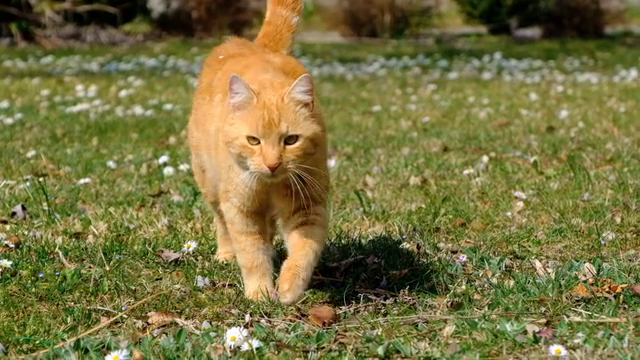
#> input picture frame 38 of vtest.mp4, 640 x 360 px, given in place of monitoring_720p.avi, which was not available
$ jupyter execute chap161.ipynb   (text cells are left out)
#> lines starting #> are read from the running program, lines starting #| are printed output that depends on the picture; after the words box and inside, x2 and y2 are one past the last pixel; in counts of white or black regions, pixels touching at a corner belong together; pictures that were not available may be replaced by others from this repository, and a replacement may not be noted
[cell 1]
import numpy as np
import cv2
from matplotlib import pyplot as plt

[cell 2]
cap = cv2.VideoCapture('monitoring_720p.avi')

[cell 3]
# take first frame of the video
ret,frame = cap.read()
#> frame is the input picture: shape (360, 640, 3); mean B, G, R 64.4, 114.4, 120.5

[cell 4]
print(ret)
#| True

[cell 5]
plt.figure(figsize = (15,15))
plt.imshow(frame)
plt.show()

[cell 6]
# setup initial location of window
r,h,c,w = 150,76,594,72 # simply hardcoded the values
track_window = (c,r,w,h)

[cell 7]
# set up the ROI for tracking
roi = frame[r:r+h, c:c+w]
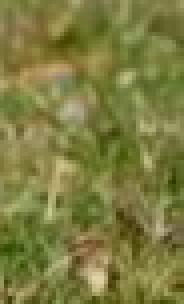
#> roi: shape (76, 46, 3) (shown 4 times larger); mean B, G, R 63.9, 124.4, 125
plt.imshow(roi)
plt.show()

[cell 8]
hsv_roi = cv2.cvtColor(roi, cv2.COLOR_BGR2HSV)
#> hsv_roi: shape (76, 46, 3); mean H, S, V 29.8, 132.8, 128.7

[cell 9]
# set up the ROI for tracking
plt.imshow(hsv_roi)
plt.show()

[cell 10]
mask = cv2.inRange(hsv_roi, np.array((0., 60., 32.)), np.array((180., 255., 255.)))
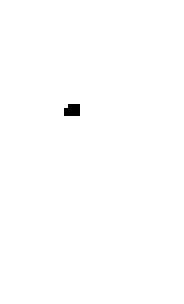
#> mask: shape (76, 46) (shown 4 times larger); 99.7% white; black in thin lines or dots, all inside (x1, y1, x2, y2) = (16, 26, 20, 29)

[cell 11]
plt.imshow(mask)
plt.show()

[cell 12]
roi_hist = cv2.calcHist([hsv_roi], [0], mask, [180], [0,180])
#> roi_hist = 180 values, max 400 at index 32, min 0 at index 0, mean 19.36
plt.plot(roi_hist, color = 'b')
plt.xlim([0,180])
plt.show()
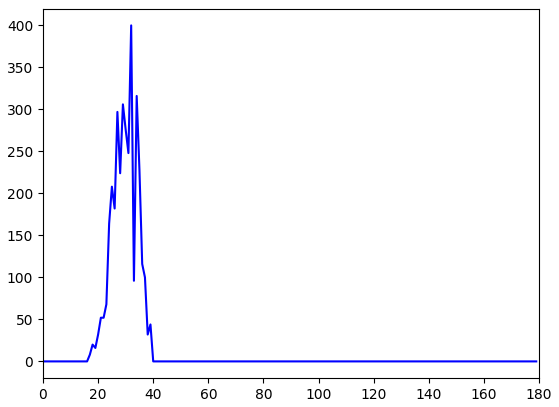
#> figure drawn by matplotlib, 1 panel; curve peaks at x = 32, y = 400

[cell 13]
roi_hist = cv2.normalize(roi_hist, roi_hist, 0, 255, cv2.NORM_MINMAX)
#> roi_hist = 180 values, max 255 at index 32, min 0 at index 0, mean 12.34
plt.plot(roi_hist, color = 'b')
plt.xlim([0,180])
plt.show()
#> figure, not shown here; curve peaks at x = 32, y = 255

[cell 14]
# Setup the termination criteria, either 10 iteration or move by atleast 1 pt
term_crit = ( cv2.TERM_CRITERIA_EPS | cv2.TERM_CRITERIA_COUNT, 10, 1 )

[cell 15]
while(1):
    ret ,frame = cap.read()
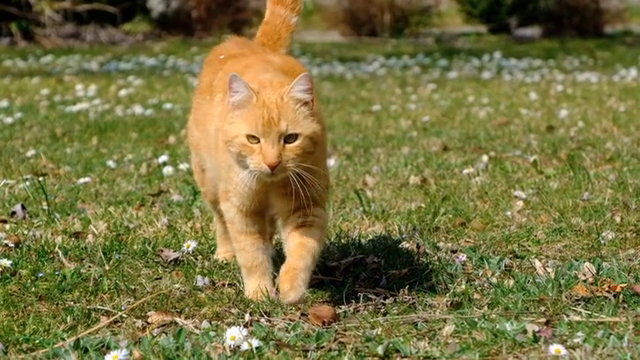
#> input picture frame 39 of vtest.mp4, 640 x 360 px, given in place of monitoring_720p.avi, which was not available
#> frame is the input picture: shape (360, 640, 3); mean B, G, R 64.9, 114.8, 121.1
    if ret == True:
        hsv = cv2.cvtColor(frame, cv2.COLOR_BGR2HSV)
#> hsv: shape (360, 640, 3); mean H, S, V 28.4, 132.9, 125.1
        dst = cv2.calcBackProject([hsv],[0],roi_hist,[0,180],1)
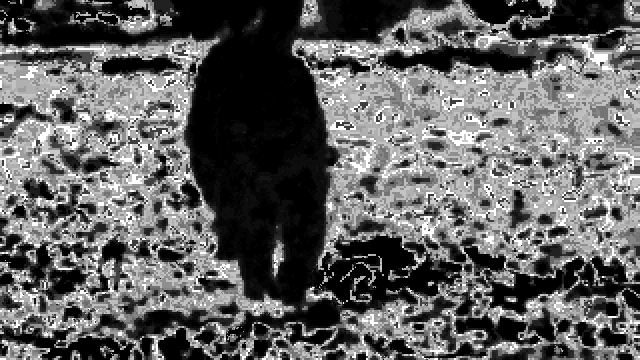
#> dst: shape (360, 640); min 0, max 255, mean 96.7
        # apply meanshift to get the new location
        ret, track_window = cv2.meanShift(dst, track_window, term_crit)
#> ret = 10; track_window = (594, 138, 46, 76)

        # Draw it on image
        x,y,w,h = track_window
#> x = 594; y = 138; w = 46; h = 76
        img2 = cv2.rectangle(frame, (x,y), (x+w,y+h), 255,2)
        cv2.imshow('img2',img2)
        k = cv2.waitKey(60) & 0xff
#> (key Esc is pressed here)
        if k == 27:
            break
        else:
            cv2.imwrite(chr(k)+".jpg",img2)
    else:
        break

cv2.destroyAllWindows()
cap.release()

[cell 16]
import numpy as np
import cv2
from matplotlib import pyplot as plt

[cell 17]
cap = cv2.VideoCapture('monitoring_720p.avi')

[cell 18]
# take first frame of the video
ret,frame = cap.read()

[cell 19]
# setup initial location of window
r,h,c,w = 150,76,594,72 # simply hardcoded the values
track_window = (c,r,w,h)

[cell 20]
# set up the ROI for tracking
roi = frame[r:r+h, c:c+w]
hsv_roi = cv2.cvtColor(roi, cv2.COLOR_BGR2HSV)
mask = cv2.inRange(hsv_roi, np.array((0., 60.,32.)), np.array((180.,255.,255.)))
roi_hist = cv2.calcHist([hsv_roi],[0],mask,[180],[0,180])
#> roi_hist = 180 values, max 400 at index 32, min 0 at index 0, mean 19.36
roi_hist = cv2.normalize(roi_hist, roi_hist, 0,255,cv2.NORM_MINMAX)
#> roi_hist = 180 values, max 255 at index 32, min 0 at index 0, mean 12.34

[cell 21]
# Setup the termination criteria, either 10 iteration or move by atleast 1 pt
term_crit = ( cv2.TERM_CRITERIA_EPS | cv2.TERM_CRITERIA_COUNT, 10, 1 )

[cell 22]
while(1):
    ret ,frame = cap.read()
    if ret == True:
        hsv = cv2.cvtColor(frame, cv2.COLOR_BGR2HSV)
        dst = cv2.calcBackProject([hsv],[0],roi_hist,[0,180],1)
        # apply meanshift to get the new location
        ret, track_window = cv2.CamShift(dst, track_window, term_crit)
#> ret = ((612, 175.5), (65.09, 108.7), 178.3); track_window = (584, 120, 56, 111)
        # Draw it on image
        x,y,w,h = track_window
#> x = 584; y = 120; w = 56; h = 111
        img2 = cv2.rectangle(frame, (x,y), (x+w,y+h), 255,2)
        cv2.imshow('img2',img2)
        k = cv2.waitKey(60) & 0xff
#> (key Esc is pressed here)
        if k == 27:
            break
        else:
            cv2.imwrite(chr(k)+".jpg",img2)
    else:
        break
cv2.destroyAllWindows()
cap.release()

$ run again, starting later in the video
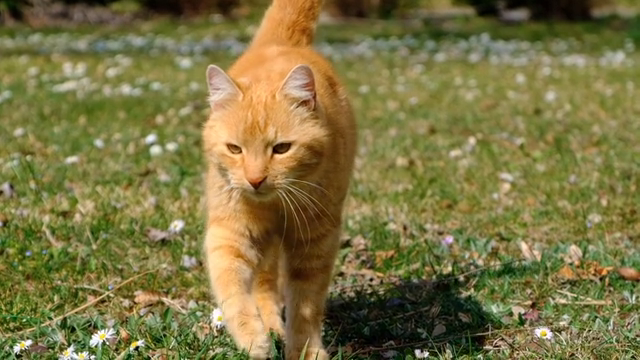
#> input picture frame 171 of vtest.mp4, 640 x 360 px, given in place of monitoring_720p.avi, which was not available
#> frame is the input picture: shape (360, 640, 3); mean B, G, R 66.8, 116.1, 124.8
#| True
#> hsv_roi: shape (76, 46, 3); mean H, S, V 28.2, 134.6, 127.7
#> `mask = cv2.inRange(hsv_roi, np.array((0., 60., 32.)), np.array((180., ..`:
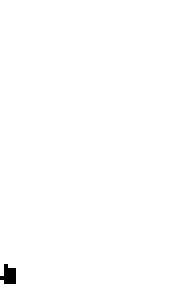
#> mask: shape (76, 46) (shown 4 times larger); 99.6% white; black in thin lines or dots, all inside (x1, y1, x2, y2) = (0, 66, 4, 71)
#> `roi_hist = cv2.calcHist([hsv_roi], [0], mask, [180], [0,180])`: roi_hist = 180 values, max 472 at index 27, min 0 at index 0, mean 19.34
#> `roi_hist = cv2.normalize(roi_hist, roi_hist, 0, 255, cv2.NORM_MINMAX)`: roi_hist = 180 values, max 255 at index 27, min 0 at index 0, mean 10.45
#> hsv: shape (360, 640, 3); mean H, S, V 28.1, 130.7, 128.1
#> `dst = cv2.calcBackProject([hsv],[0],roi_hist,[0,180],1)`:
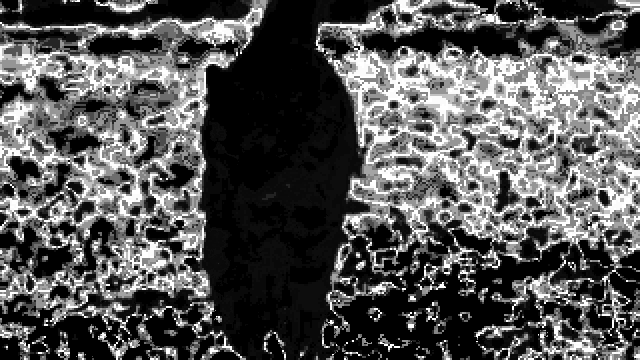
#> dst: shape (360, 640); min 0, max 255, mean 85.5
#> `ret, track_window = cv2.meanShift(dst, track_window, term_crit)`: ret = 2; track_window = (594, 152, 46, 76)
#> `x,y,w,h = track_window`: x = 594; y = 152; w = 46; h = 76
#> `roi_hist = cv2.calcHist([hsv_roi],[0],mask,[180],[0,180])`: roi_hist = 180 values, max 472 at index 27, min 0 at index 0, mean 19.34
#> `roi_hist = cv2.normalize(roi_hist, roi_hist, 0,255,cv2.NORM_MINMAX)`: roi_hist = 180 values, max 255 at index 27, min 0 at index 0, mean 10.45
#> `ret, track_window = cv2.CamShift(dst, track_window, term_crit)`: ret = ((612, 190), (63.37, 105.8), 1.1); track_window = (584, 136, 56, 108)
#> `x,y,w,h = track_window`: x = 584; y = 136; w = 56; h = 108

$ run again, starting later in the video
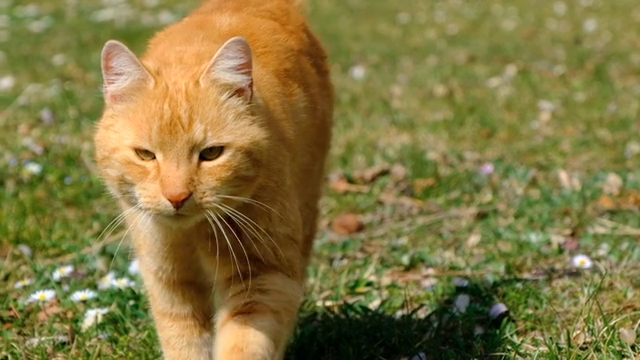
#> input picture frame 305 of vtest.mp4, 640 x 360 px, given in place of monitoring_720p.avi, which was not available
#> frame is the input picture: shape (360, 640, 3); mean B, G, R 66.6, 119.9, 131.8
#| True
#> hsv_roi: shape (76, 46, 3); mean H, S, V 28.5, 118.7, 138.9
#> `mask = cv2.inRange(hsv_roi, np.array((0., 60., 32.)), np.array((180., ..`:
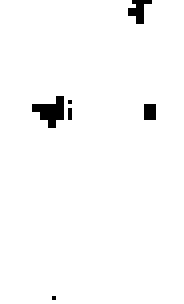
#> mask: shape (76, 46) (shown 4 times larger); 97.9% white; black in thin lines or dots, all inside (x1, y1, x2, y2) = (8, 0, 39, 75)
#> `roi_hist = cv2.calcHist([hsv_roi], [0], mask, [180], [0,180])`: roi_hist = 180 values, max 236 at index 28, min 0 at index 0, mean 19.02
#> `roi_hist = cv2.normalize(roi_hist, roi_hist, 0, 255, cv2.NORM_MINMAX)`: roi_hist = 180 values, max 255 at index 28, min 0 at index 0, mean 20.55
#> hsv: shape (360, 640, 3); mean H, S, V 28, 140.1, 135.5
#> `dst = cv2.calcBackProject([hsv],[0],roi_hist,[0,180],1)`:
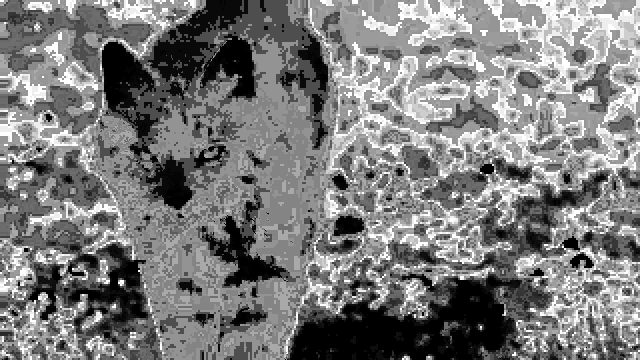
#> dst: shape (360, 640); min 0, max 255, mean 123.2
#> `ret, track_window = cv2.meanShift(dst, track_window, term_crit)`: ret = 10; track_window = (592, 119, 46, 76)
#> `x,y,w,h = track_window`: x = 592; y = 119; w = 46; h = 76
#> `roi_hist = cv2.calcHist([hsv_roi],[0],mask,[180],[0,180])`: roi_hist = 180 values, max 236 at index 28, min 0 at index 0, mean 19.02
#> `roi_hist = cv2.normalize(roi_hist, roi_hist, 0,255,cv2.NORM_MINMAX)`: roi_hist = 180 values, max 255 at index 28, min 0 at index 0, mean 20.55
#> `ret, track_window = cv2.CamShift(dst, track_window, term_crit)`: ret = ((611, 154.5), (65.61, 107), 177.8); track_window = (582, 100, 58, 109)
#> `x,y,w,h = track_window`: x = 582; y = 100; w = 58; h = 109
